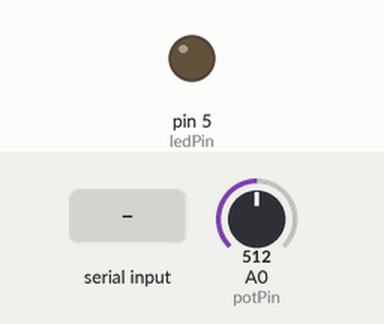
Simulated run of this sketch. Board: Arduino Uno, built with avr-gcc and run on an emulated ATmega328P. Shown: output pins drawn as LEDs (lit = HIGH). Inputs (shaded band) come from the test bench; at power-on: A0 (potPin) = 512. What the sketch prints to the serial monitor is not drawn.

Above: at 1.2 s.
1.3 s: byte 30 received over Serial
At 2.5 s:
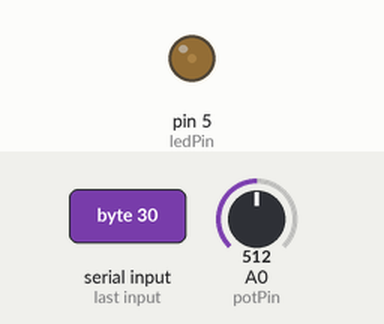
2.8 s: byte 90 received over Serial
At 3.3 s:
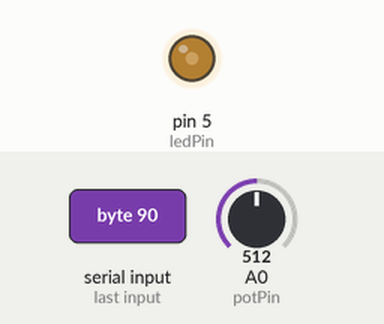
Timing chart, 0 to 5.8 s (numbered marks = the images above; inputs shaded):
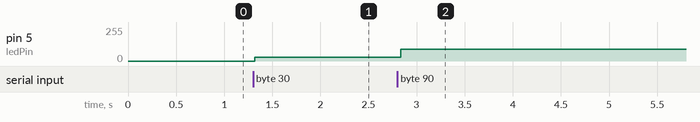

Measured:
- after the input at 1.3 s, pin 5 (ledPin): 0/255 → 30/255 at once
- after the input at 2.8 s, pin 5 (ledPin): 30/255 → 90/255 at once

The sketch:

ex_3_bidir_comm.ino
```cpp
/*

  Samyam Lamichhane
  Serial Communication
  Bi-directional communcation
  Intro-To-Interactive-Media

  Nov 20, 2022 Sun.


  * Description *
    - LED Blinks when the ball bounces
    - Potentiometer can be used to control the wind direction and speed


  * Schematics *
  https://github.com/declansam/SerialComm_Exercises/blob/main/ex_3_bi_directional/bi_dir_schem_ex_3_Samyam.png


  * Pair it with *
  p5.js file


*/


// Global variables
int ledPin = 5;
int potPin = A0;
int serialRead = 0;

void setup()
{
  Serial.begin(9600);
  pinMode(ledPin, OUTPUT);          // Set the LED pin
}

void loop()
{
  // Reading input from the potentiometer
  while (Serial.available() > 0)
  {
    serialRead = Serial.read();
    analogWrite(ledPin, serialRead);
  }

  // read the input pin:
  int pot_read = analogRead(potPin);

  // remap the pot value to fit in 1 byte:
  int mappedPot = map(pot_read, 0, 1023, 0, 255);

  // print it out the serial port:
  Serial.write(mappedPot);

  // slight delay to stabilize the ADC:
  delay(1);

  // Delay to send 10 times per second
  delay(100);
}
```
